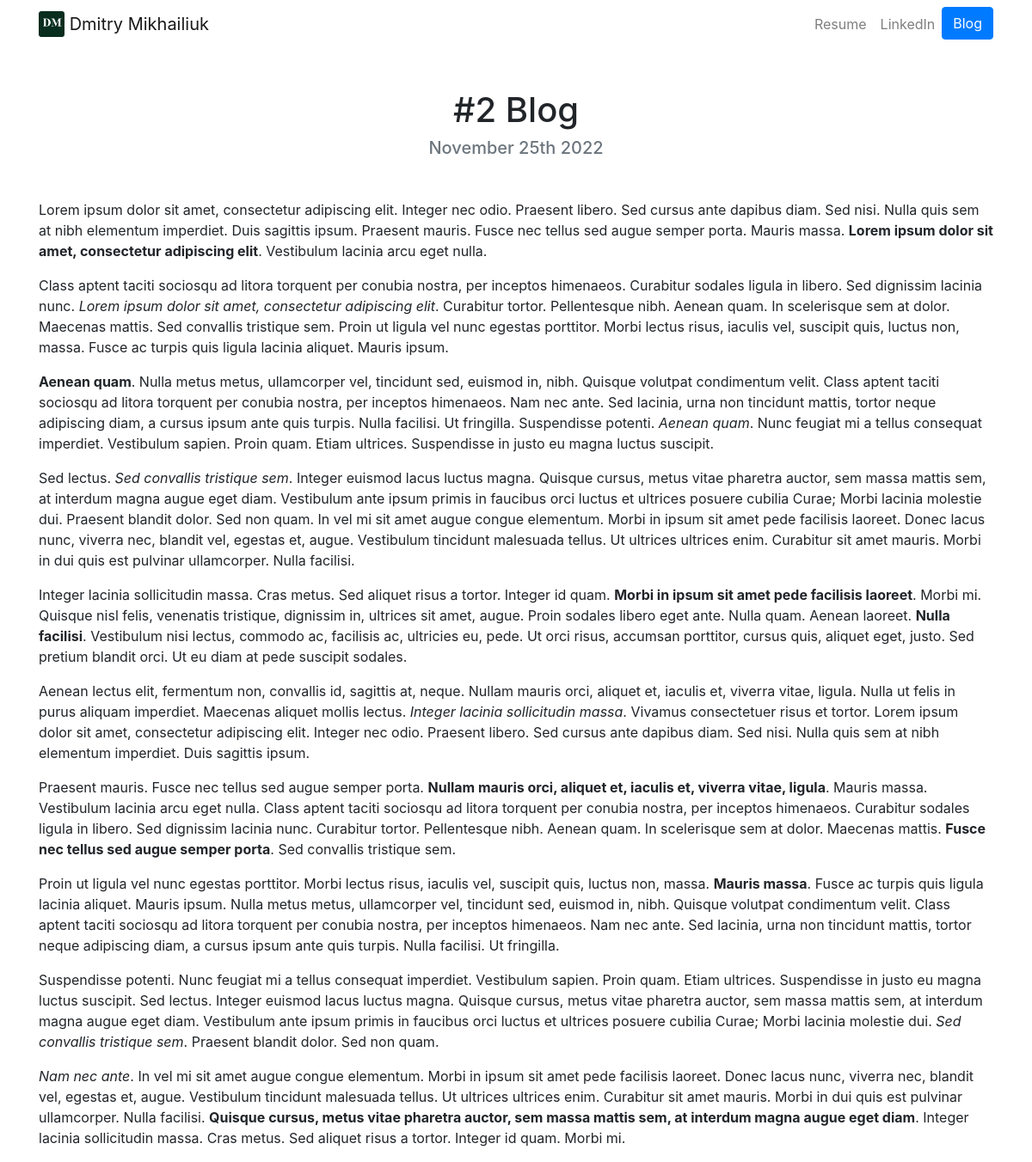
Page /blog/3/ on the committed database.
### blog/models.py (models this page shows, shortened)
class Blog(models.Model):
	title = models.CharField(max_length=200)
	discription = models.TextField()
	date = models.DateField()

### blog/views.py (the view)
# urls.py: path('<int:blog_id>/', views.detail, name='detail'),
def detail(request, blog_id):
	blog = get_object_or_404(Blog, pk=blog_id)
	return render(request, 'blog/detail.html', {'blog':blog})

### blog/templates/blog/detail.html
{% extends "portfolio/base.html" %}
{% load static %}
{% block content %}
<h1 class="text-center mt-5" id="blogdetailtitle">{{ blog.title }}</h1>
<h5 class="text-center text-muted mb-5">{{ blog.date|date:'F jS Y' }}</h5>
{{ blog.discription|safe }}
{% endblock %}

### rows in the picture
Blog: title "#2 Blog", date "November 25th 2022", discription "Lorem ipsum dolor sit amet, consectetur adipiscing elit. Integer nec odio. Praesent libero. Sed cursus ante dapibus diam. Sed nisi. Nulla quis sem at nibh elementum imperdiet. Duis sagittis ipsum. Praesent mauris. Fusce nec tellus sed augue semper porta. Mauris massa. Lorem ipsum dolor sit amet, consectetur adipiscing elit . Vestibulum lacinia arcu eget nulla. Class aptent taciti sociosqu ad litora torquent per conubia nostra, per inceptos himenaeos. Curabitur sodales ligula in libero. Sed dignissim lacinia nunc. Lorem ipsum dolor sit amet, consectetur adipiscing elit . Curabitur tortor. Pellentesque nibh. Aenean quam. In scelerisque sem at dolor. Maecenas mattis. Sed convallis tristique…"
